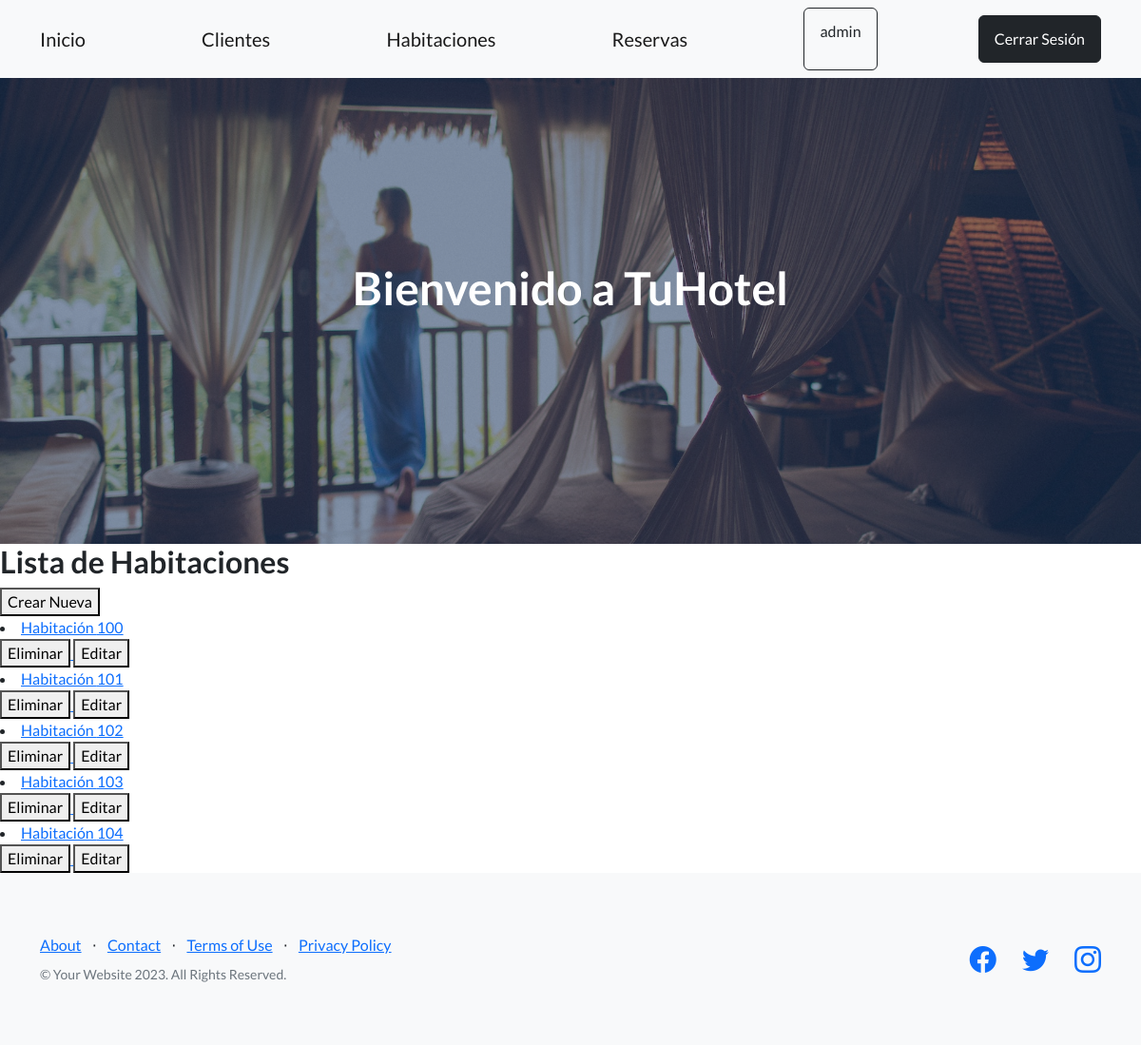
Page /apphotel/lista-habitaciones/ (signed in) on the earlier database version.
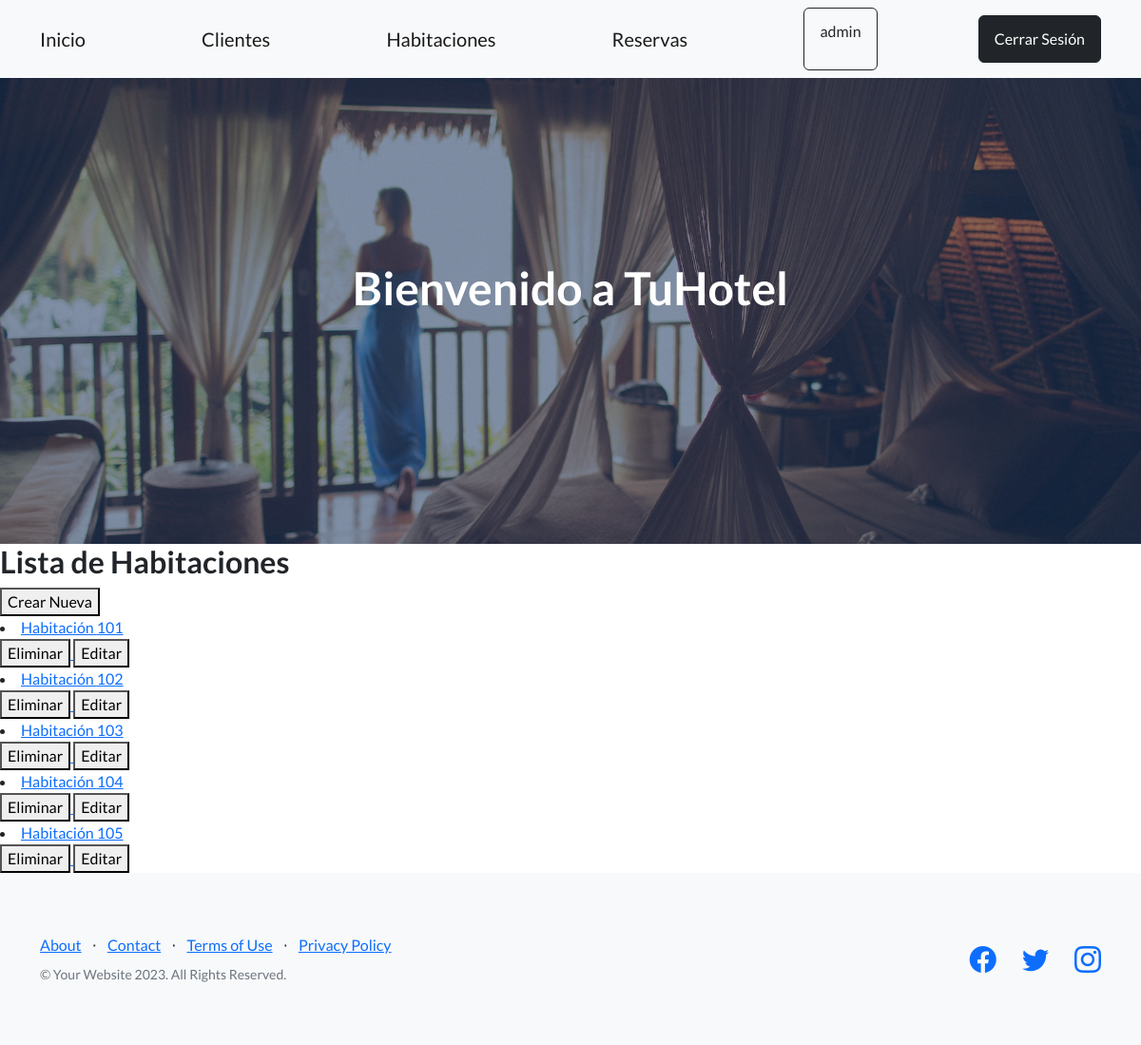
Same page on the later database version.
### AppHotel/models.py (models this page shows, shortened)
class Habitacion(models.Model):
    numero = models.IntegerField()
    tipo = models.CharField(max_length=30)
    disponible = models.BooleanField()

### AppHotel/views.py (the view)
# urls.py: path('lista-habitaciones/', HabitacionList.as_view(), name = 'ListaHabitacion'),
class HabitacionList(LoginRequiredMixin, ListView):
    model = Habitacion
    template_name = 'lista_habitacion.html'
    context_object_name = 'habitaciones'

### AppHotel/templates/lista_habitacion.html
{% extends 'base.html' %}
{% load static %}
{% block contenido_cambio %}
    <h2>Lista de Habitaciones</h2>
    <a href=" {% url 'CrearHabitacion' %} ">
        <button>Crear Nueva</button>
    </a>
    {% for habitacion in habitaciones  %}
        <li>
            <a href="{% url 'DetalleHabitacion' habitacion.id %}">Habitación {{ habitacion.numero }} </a>
        </li>
        <div>
            <a href="{% url 'EliminarHabitacion' habitacion.id %}" method='POST'>
                <button  type="submit"> Eliminar</button>
            </a>{% csrf_token %}
            <a href="{% url 'EditarHabitacion' habitacion.id %}">
                <button>Editar</button>
            </a>
        </div>
    {% endfor %}
{% endblock contenido_cambio %}

Differences in the rows shown:
removed Habitacion: numero "100"
added Habitacion: numero "105"
